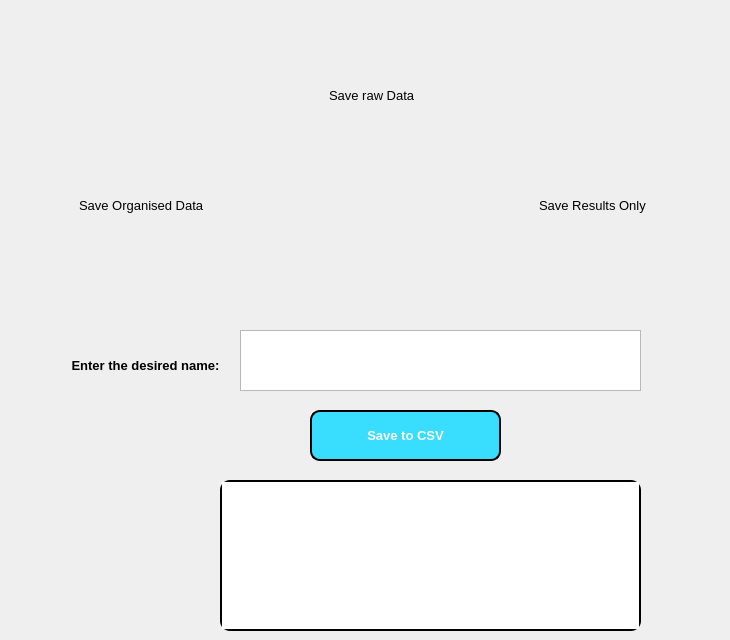
      <widget class="QWidget" name="page_6_save">
       <widget class="QPushButton" name="btn_save_to_csv">
        <property name="geometry">
         <rect>
          <x>310</x>
          <y>410</y>
          <width>191</width>
          <height>51</height>
         </rect>
        </property>
        <property name="font">
         <font>
          <pointsize>10</pointsize>
          <weight>75</weight>
          <bold>true</bold>
         </font>
        </property>
        <property name="styleSheet">
         <string notr="true">QPushButton{
	background:rgb(57, 222, 255);
	border: 2px solid black;
	border-radius: 10px;
	color: White;
	font-style:Bold
}
QPushButton:Focus{
	background: rgb(57,222,255);
	border: 2px solid Black;
	border-radius: 10px;
	color: Black;
	font-style: Italic, bold
}
QPushButton:Hover{
	border-color: Red
}</string>
        </property>
        <property name="text">
         <string>Save to CSV</string>
        </property>
       </widget>
       <widget class="QTextBrowser" name="textbrowser_pg6">
        <property name="geometry">
         <rect>
          <x>220</x>
          <y>480</y>
          <width>421</width>
          <height>151</height>
         </rect>
        </property>
        <property name="styleSheet">
         <string notr="true">QTextEdit{
	border: 2px solid black;
	border-radius: 10px;
	color: Black;
	border-color: black

}
</string>
        </property>
       </widget>
       <widget class="QTextEdit" name="textedit_enter_desired_name">
        <property name="geometry">
         <rect>
          <x>240</x>
          <y>330</y>
          <width>401</width>
          <height>61</height>
         </rect>
        </property>
       </widget>
       <widget class="QLabel" name="lbl_enter_desired_name">
        <property name="geometry">
         <rect>
          <x>60</x>
          <y>340</y>
          <width>171</width>
          <height>51</height>
         </rect>
        </property>
        <property name="font">
         <font>
          <pointsize>10</pointsize>
          <weight>75</weight>
          <bold>true</bold>
         </font>
        </property>
        <property name="styleSheet">
         <string notr="true">QLabel {
background-color:rgb(54, 193, 193,00)
}</string>
        </property>
        <property name="text">
         <string>Enter the desired name:</string>
        </property>
        <property name="alignment">
         <set>Qt::AlignCenter</set>
        </property>
        <property name="wordWrap">
         <bool>true</bool>
        </property>
       </widget>
       <widget class="QCheckBox" name="checkbox_organised_data">
        <property name="geometry">
         <rect>
          <x>60</x>
          <y>180</y>
          <width>221</width>
          <height>51</height>
         </rect>
        </property>
        <property name="font">
         <font>
          <pointsize>10</pointsize>
         </font>
        </property>
        <property name="styleSheet">
         <string notr="true">QCheckBox {
background-color:rgb(54, 193, 193,00)
}</string>
        </property>
        <property name="text">
         <string>Save Organised Data</string>
        </property>
       </widget>
       <widget class="QCheckBox" name="checkbox_raw_data">
        <property name="geometry">
         <rect>
          <x>310</x>
          <y>70</y>
          <width>201</width>
          <height>51</height>
         </rect>
        </property>
        <property name="font">
         <font>
          <pointsize>10</pointsize>
         </font>
        </property>
        <property name="styleSheet">
         <string notr="true">QCheckBox {
background-color:rgb(54, 193, 193,00)
}</string>
        </property>
        <property name="text">
         <string>Save raw Data</string>
        </property>
       </widget>
       <widget class="QCheckBox" name="checkbox_save_results_only">
        <property name="geometry">
         <rect>
          <x>520</x>
          <y>180</y>
          <width>201</width>
          <height>51</height>
         </rect>
        </property>
        <property name="font">
         <font>
          <pointsize>10</pointsize>
         </font>
        </property>
        <property name="styleSheet">
         <string notr="true">QCheckBox {
background-color:rgb(54, 193, 193,00)
}</string>
        </property>
        <property name="text">
         <string>Save Results Only</string>
        </property>
       </widget>
      </widget>
